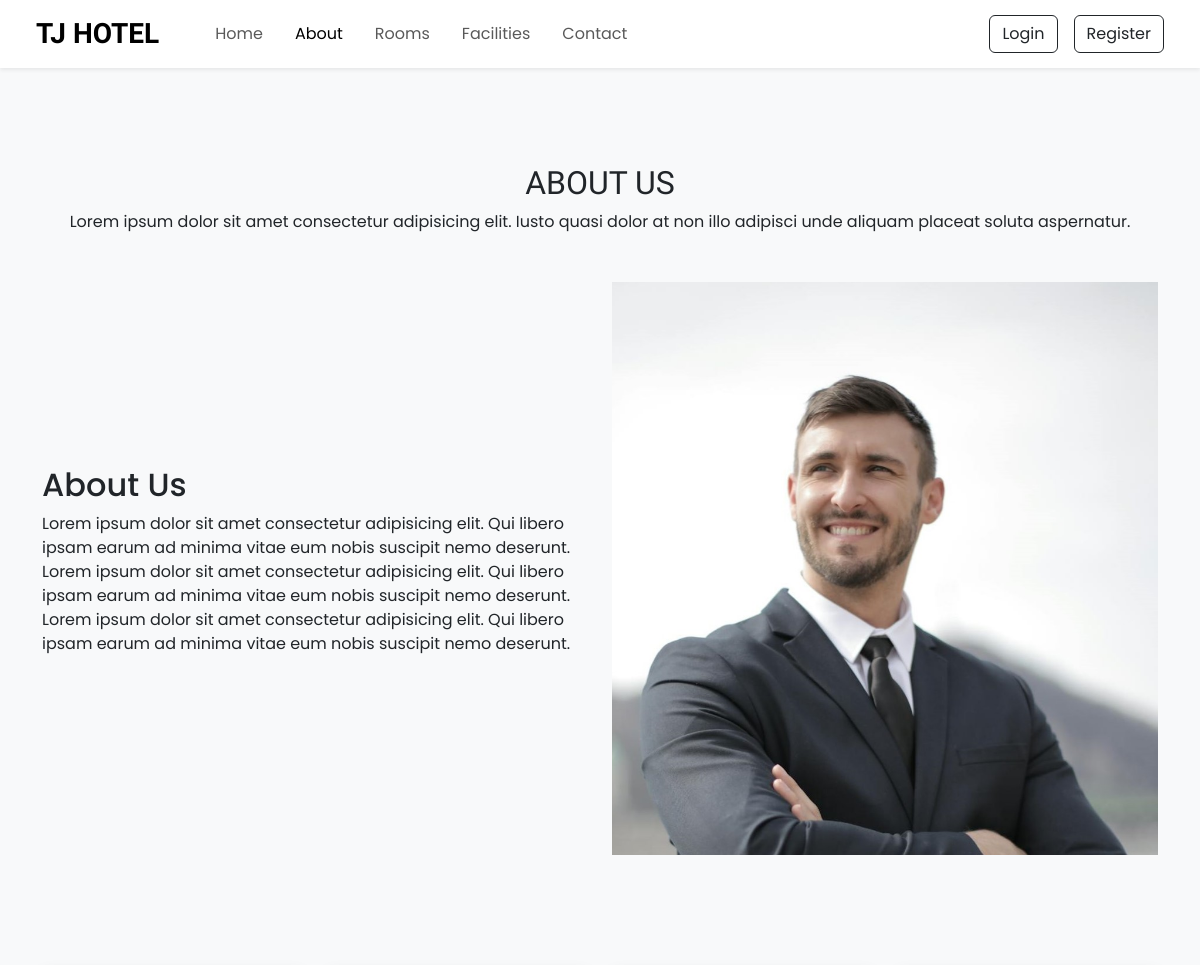
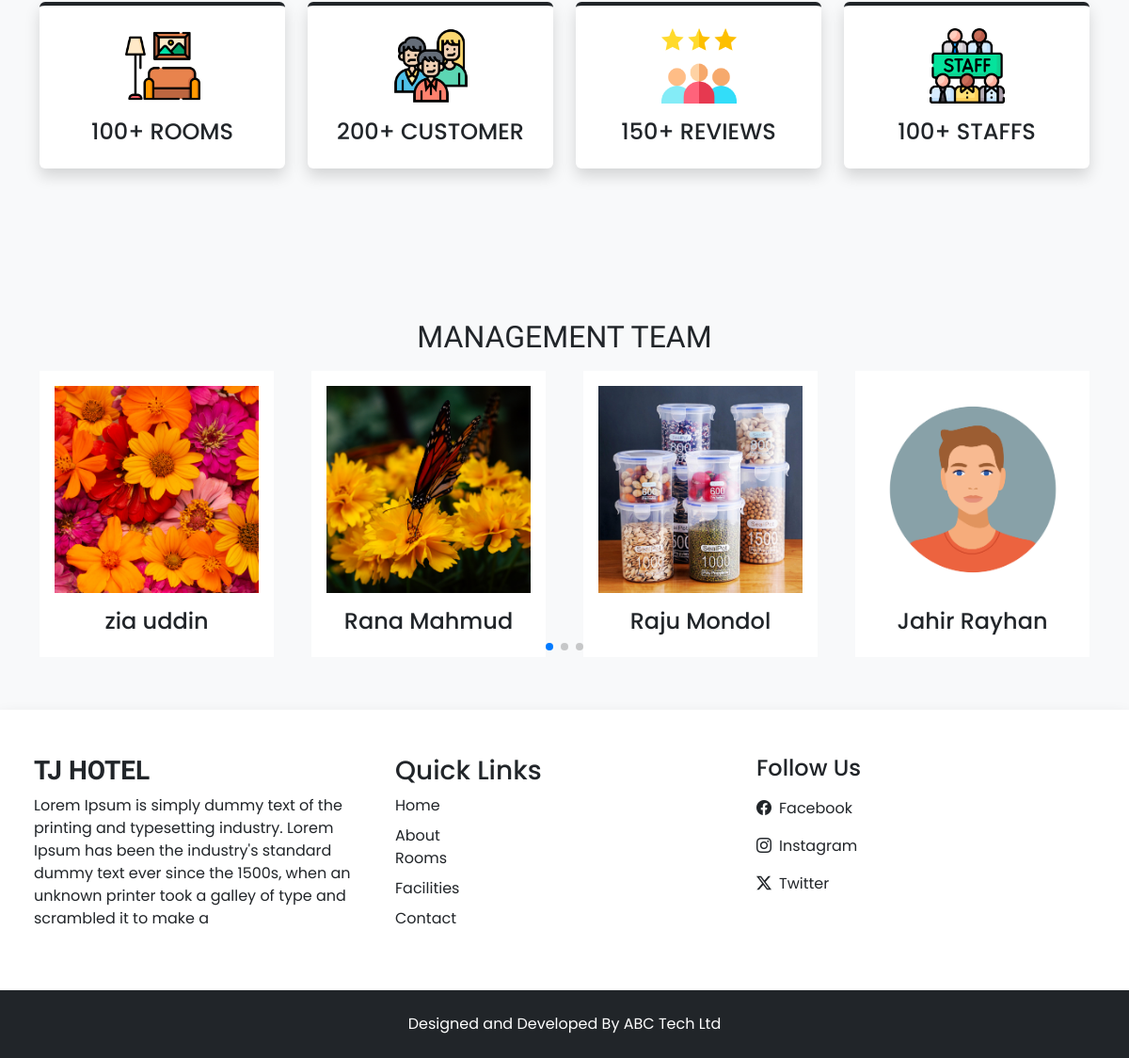
Page /about.php on the committed database (2 pictures, top to bottom).
### tables this page shows
CREATE TABLE `settings` (
  `id` int(11) NOT NULL,
  `site_title` varchar(255) DEFAULT NULL,
  `site_about` varchar(500) DEFAULT NULL,
  `shutdown` tinyint(1) NOT NULL
);

CREATE TABLE `team_details` (
  `id` int(11) NOT NULL,
  `member_name` varchar(100) DEFAULT NULL,
  `member_picture` varchar(100) DEFAULT NULL
);

### admin/inc/config.php (called while the page is built, shortened)
<?php
function selectAll($table)
{
    $conn = $GLOBALS['conn'];
    $res = mysqli_query($conn, "SELECT * FROM `$table`");
    return $res;
}
function select($sql, $data_types, $values)
{
    $conn = $GLOBALS['conn'];
    $res = $conn->prepare($sql);
    $res->bind_param($data_types, ...$values);
    if($res->execute())
    {
        $result = $res->get_result();
        return $result;
    }
    else
    {
        $error = "Query execution failed - Select";
        $res->close();
        return $error;
    }
}
?>

### about.php (the view, shortened to what this page needs)
<?php
 require "top.php";
?>
<section class="py-5">
    <div class="container">
        <h2 class="h-font text-center mt-5 mb-2">ABOUT US</h2>
        <p class="text-center mb-5">Lorem ipsum dolor sit amet consectetur adipisicing elit. Iusto quasi dolor at non illo adipisci unde aliquam placeat soluta aspernatur.</p>
        <div class="row align-items-center justify-content-between">
            <div class="col-md-6 mt-3 mt-md-0 order-2 order-md-1">
                <div>
                    <h2>About Us</h2>
                    <p>Lorem ipsum dolor sit amet consectetur adipisicing elit. Qui libero ipsam earum ad minima vitae eum nobis suscipit nemo deserunt. Lorem ipsum dolor sit amet consectetur adipisicing elit. Qui libero ipsam earum ad minima vitae eum nobis suscipit nemo deserunt. Lorem ipsum dolor sit amet consectetur adipisicing elit. Qui libero ipsam earum ad minima vitae eum nobis suscipit nemo deserunt.</p>
                </div>
            </div>
            <div class="col-md-6 order-1 order-md-2">
                <div>
                    <img src="assets/images/about.jpg" class="w-100">
                </div>
            </div>
        </div>
    </div>
</section>
<section class="py-5">
    <div class="container">
      <div class="row">
        <div class="col-md-6 col-lg-3 my-3">
            <div class="text-center bg-white shadow rounded p-4 border-top border-4 border-dark about-item">
                <img src="assets/images/room.png" width="80px">
                <h4 class="mt-3 mb-0 text-uppercase">100+ Rooms</h4>
            </div>
        </div>
        <div class="col-md-6 col-lg-3 my-3">
            <div class="text-center bg-white shadow rounded p-4 border-top border-4 border-dark about-item">
                <img src="assets/images/customer.png" width="80px">
                <h4 class="mt-3 mb-0 text-uppercase">200+ Customer</h4>
            </div>
        </div>
        <div class="col-md-6 col-lg-3 my-3">
            <div class="text-center bg-white shadow rounded p-4 border-top border-4 border-dark about-item">
                <img src="assets/images/rating.png" width="80px">
                <h4 class="mt-3 mb-0 text-uppercase">150+ Reviews</h4>
            </div>
        </div>
        <div class="col-md-6 col-lg-3 my-3">
            <div class="text-center bg-white shadow rounded p-4 border-top border-4 border-dark about-item">
                <img src="assets/images/staff.png" width="80px">
                <h4 class="mt-3 mb-0 text-uppercase">100+ Staffs</h4>
            </div>
        </div>
      </div>
    </div>
</section>
<section class="py-5">
    <div class="container">
        <h2 class="h-font text-center mt-5 mb-2">MANAGEMENT TEAM</h2>
        <div class="swiper managementSwiper">
            <div class="swiper-wrapper">
                <?php
                  $team_res = selectAll('team_details');
                  while ($team_row = $team_res->fetch_assoc())
                  {
                    ?>
                    <div class="swiper-slide my-2">
                        <div class="bg-white shadowrounded overflow-hidden p-3 text-center">
                            <img class="w-100" style="height: 220px; object-fit: cover" src="<?= IMAGE_PATH ?>about/<?= $team_row['member_picture'] ?>">
                            <h4 class="mt-3"><?= $team_row['member_name'] ?></h4>
                        </div>
                    </div>
                    <?php
                  }
                ?>
            </div>
            <div class="swiper-pagination"></div>
        </div>
    </div>
</section>
<?php
 require "footer.php";
?>

### top.php (shortened to what this page needs)
<?php
    require "admin/inc/config.php";
    $sql = "SELECT * FROM `contacts_det` WHERE `id` = ?";
    $data_types = 'i';
    $values = [1];
    $contact_res = select($sql, $data_types, $values);
    $contact_row = $contact_res->fetch_assoc();
    $setting_res = select("SELECT * FROM `settings` WHERE `id` = ?", 'i', [1]);
    $setting_row = $setting_res->fetch_assoc();
?>
<!DOCTYPE html>
<html lang="en">
<head>
    <link rel="stylesheet" href="assets/css/style.css">
    <link href="https://cdn.jsdelivr.net/npm/bootstrap@5.3.3/dist/css/bootstrap.min.css" rel="stylesheet">
    <link rel="stylesheet" href="https://cdn.jsdelivr.net/npm/bootstrap-icons@1.11.3/font/bootstrap-icons.min.css">
    <link rel="stylesheet" href="https://cdn.jsdelivr.net/npm/swiper@11/swiper-bundle.min.css" />
</head>
<body class="bg-light">
    <nav id="nav-bar" class="navbar navbar-expand-lg bg-white px-lg-4 py-lg-2 shadow-sm sticky-top">
        <div class="container-fluid">
            <a class="navbar-brand h-font fs-3 fw-bold me-5" href="index"><?= $setting_row['site_title'] ?></a>
            <div class="collapse navbar-collapse" id="navbarSupportedContent">
                <ul class="navbar-nav me-auto mb-2 mb-lg-0">
                    <li class="nav-item">
                      <a class="nav-link me-3" href="index">Home</a>
                    </li>
                    <li class="nav-item">
                      <a class="nav-link me-3" href="about">About</a>
                    </li>
                    <li class="nav-item">
                    <a class="nav-link me-3" href="rooms">Rooms</a>
                    </li>
                    <li class="nav-item">
                    <a class="nav-link me-3" href="facilities">Facilities</a>
                    </li>
                    <li class="nav-item">
                    <a class="nav-link" href="contact">Contact</a>
                    </li>
                </ul>
                <div class="d-flex align-items-center gap-2 gap-lg-3">
                    <?php
                       if(isset($_SESSION['LOGIN']) && $_SESSION['LOGIN'] === true)
                       {
                        ?>
                            <div class="btn-group">
                                <button type="button" class="btn btn-outline-dark dropdown-toggle" data-bs-toggle="dropdown">
                                    <img src="<?= IMAGE_PATH ?>users/<?= $_SESSION['USER_PIC'] ?>" style="width : 40px; height: 40px; object-fit: contain"> <?= $_SESSION['USER_NAME']  ?>
                                </button>
                                <ul class="dropdown-menu dropdown-menu-lg-end">
                                    <li><button class="dropdown-item" type="button">Profile</button></li>
                                    <li><button class="dropdown-item" type="button">Booking</button></li>
                                    <li><a href="logout" class="dropdown-item" type="button">Logout</a></li>
                                </ul>
                            </div>
                        <?php
                       }
                       else
                       {
                         ?>
                            <button class="btn btn-outline-dark shadow-none" data-bs-toggle="modal" data-bs-target="#loginModal">Login</button>
                            <button class="btn btn-outline-dark shadow-none" data-bs-toggle="modal" data-bs-target="#registerModal">Register</button>
                         <?php
                       }
                    ?>
                </div>
            </div>
        </div>
    </nav>

### footer.php (shortened to what this page needs)
    <section class="footer py-5 bg-white shadow px-lg-4">
        <div class="container-fluid">
            <div class="row">
                <div class="col-md-4">
                    <h3 class="h-font fw-bold mb-2"><?= $setting_row['site_title'] ?></h3>
                    <p><?= $setting_row['site_about'] ?></p>
                </div>
                <div class="col-md-4">
                    <h3>Quick Links</h3>
                    <a href="index" class="text-decoration-none d-inline-block mb-2 text-dark">Home</a> <br>
                    <a href="about" class="text-decoration-none d-inline-block text-dark">About</a> <br>
                    <a href="rooms" class="text-decoration-none d-inline-block mb-2 text-dark">Rooms</a> <br>
                    <a href="facilities" class="text-decoration-none d-inline-block mb-2 text-dark">Facilities</a> <br>
                    <a href="contact" class="text-decoration-none d-inline-block text-dark">Contact</a>
                </div>
                <div class="col-md-4">
                        <h4>Follow Us</h4>
                        <a href="<?= $contact_row['fb'] ?>" target="_blank" class="d-flex align-items-center mt-3 text-decoration-none text-dark">
                            <i class="bi bi-facebook me-2"></i>
                            Facebook
                        </a>
                        <a href="<?= $contact_row['insta'] ?>" target="_blank" class="d-flex align-items-center mt-3 text-decoration-none text-dark">
                            <i class="bi bi-instagram me-2"></i>
                            Instagram
                        </a>
                        <a href="<?= $contact_row['tw'] ?>" target="_blank" class="d-flex align-items-center my-3 text-decoration-none text-dark">
                            <i class="bi bi-twitter-x me-2"></i>
                            Twitter
                        </a>
                </div>
            </div>
        </div>
    </section>
    <section class="copyright py-4 bg-dark text-white">
        <div class="container">
            <p class="my-0 text-center">Designed and Developed By ABC Tech Ltd</p>
        </div>
    </section>
</body>
</html>

### assets/css/style.css (style rules this page uses)
* { margin: 0; padding: 0; box-sizing: border-box; font-family: "Poppins", serif; }
:root { --teal: #2ec1ac; --teal-hover: #279e8c; }
.h-font { font-family: "Merienda", serif; }

### rows in the picture
settings: site_title "TJ HOTEL", site_about "Lorem Ipsum is simply dummy text of the printing and typesetting industry. Lorem Ipsum has been the industry's standard dummy text ever since the 1500s, when an unknown printer took a galley of type and scrambled it to make a"
team_details: member_picture (picture), member_name "zia uddin"
team_details: member_picture (picture), member_name "Rana Mahmud"
team_details: member_picture (picture), member_name "Raju Mondol"
team_details: member_picture (picture), member_name "Jahir Rayhan"
